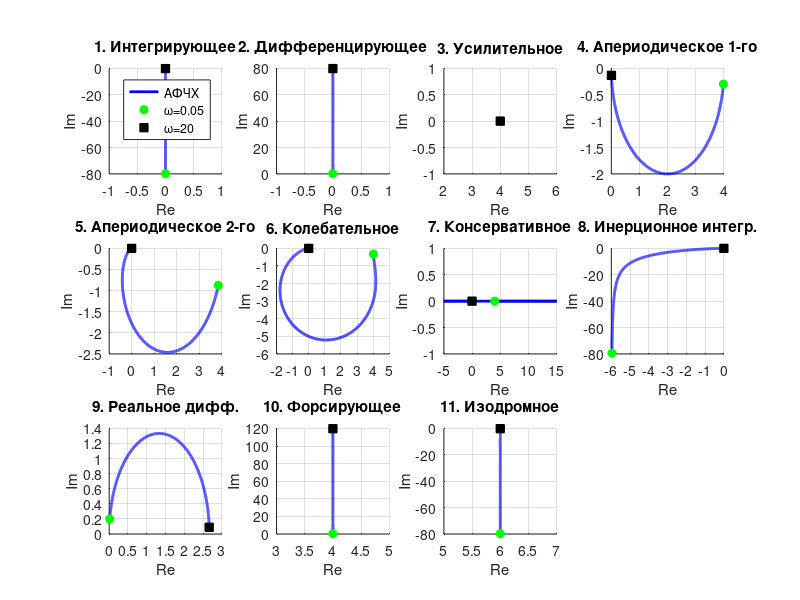
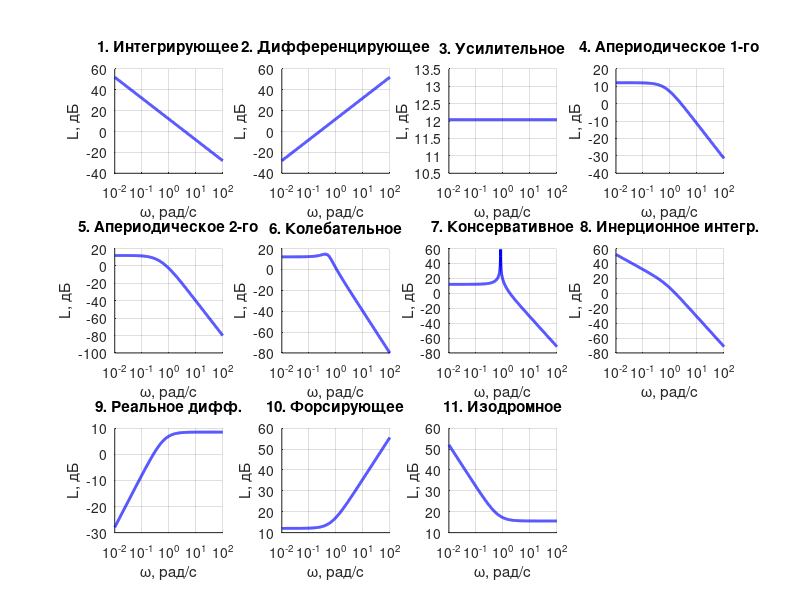
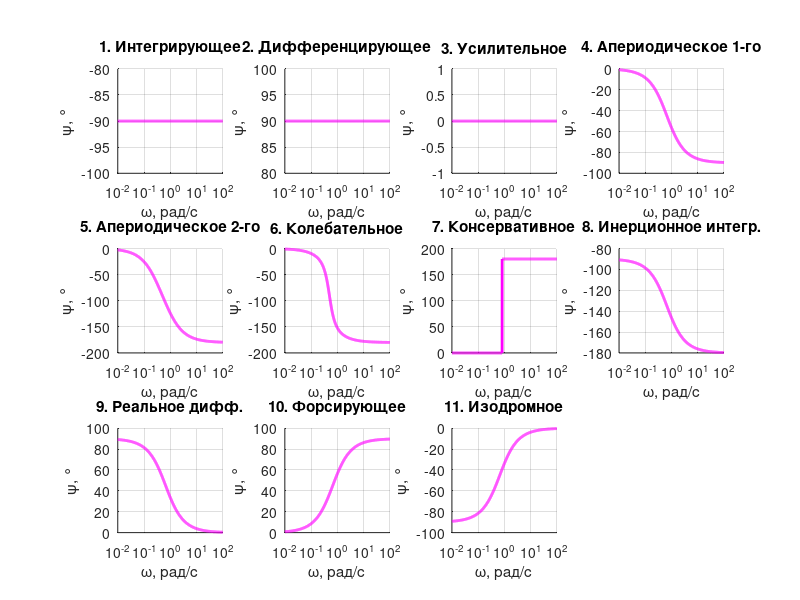
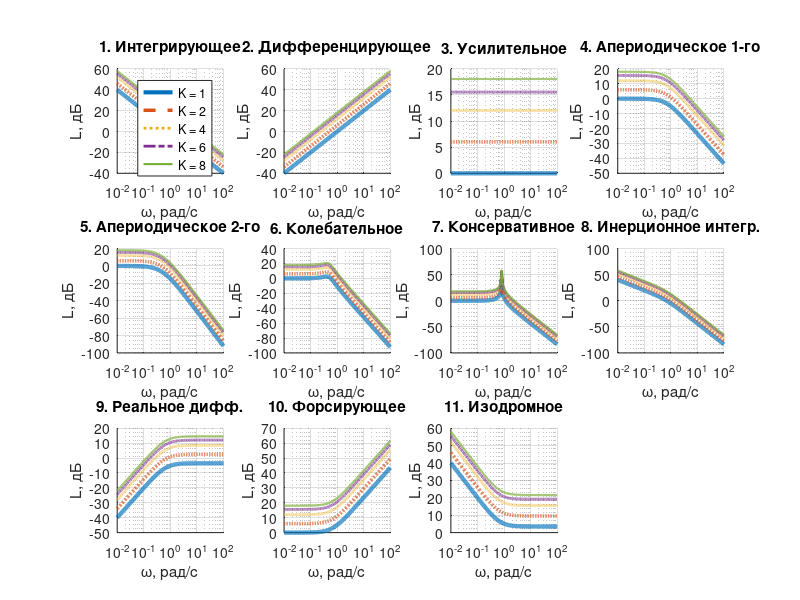

The MATLAB source for these figures, in order: (Note: this script raises an error after producing the figures.)
clc;
clear;
close all;

s = tf('s');
K_base   = 4.0;   
T_base   = 1.5;   
T1_base  = 1.6;   
T2_base  = 2.0;   
T1a_base = 4.5;   


names = {'1. Интегрирующее', '2. Дифференцирующее', '3. Усилительное', ...
         '4. Апериодическое 1-го', '5. Апериодическое 2-го', '6. Колебательное', ...
         '7. Консервативное', '8. Инерционное интегр.', '9. Реальное дифф.', ...
         '10. Форсирующее', '11. Изодромное'};

elements = @(K, T, T1, T2, T1a) {K/s, ...
                                 K*s, ...
                                 tf(K), ...
                                 K/(T*s + 1), ...
                                 K/(T2^2*s^2 + T1a*s + 1), ...
                                 K/(T2^2*s^2 + T1*s + 1), ...
                                 K/(T*s^2 + 1), ...
                                 K/(s*(T*s + 1)), ...
                                 K*s/(T*s + 1), ...
                                 K*(T*s + 1), ...
                                 K*(T*s + 1)/s};

W = elements(K_base, T_base, T1_base, T2_base, T1a_base);

folder = fileparts(mfilename('fullpath'));
if isempty(folder)
    folder = pwd;
end

w  = logspace(-2, 2, 2000);
wn = logspace(-1.3, 1.3, 4000);
w2 = logspace(-2, 2, 1000);

f1 = figure('Color', 'w', 'Position', [50 50 1400 900]);
for i = 1:numel(names)
    [re, im] = nyquist(W{i}, wn);
    re = squeeze(re);
    im = squeeze(im);
    if isscalar(re)
        re = repmat(re, size(wn));
        im = repmat(im, size(wn));
    end

    subplot(3,4,i); hold on; grid on;
    plot(re, im, 'b', 'LineWidth', 2);
    plot(re(1),   im(1),   'go', 'MarkerFaceColor', 'g');
    plot(re(end), im(end), 'ks', 'MarkerFaceColor', 'k');

    if max(re) - min(re) < 1e-3, xlim(round(mean(re)) + [-1 1]); end
    if i == 3, xlim([2 6]);   ylim([-1 1]); end
    if i == 7, xlim([-5 15]); ylim([-1 1]); end
    if i == 1, legend({'АФЧХ', '\omega=0.05', '\omega=20'}, 'Location', 'best'); end

    title(names{i}, 'FontWeight', 'bold');
    xlabel('Re');
    ylabel('Im');
end
exportgraphics(f1, fullfile(folder, '01_АФЧХ.png'));

f2 = figure('Color', 'w', 'Position', [80 80 1600 1000]);
f3 = figure('Color', 'w', 'Position', [110 110 1600 1000]);
for i = 1:numel(names)
    [mag, ph] = bode(W{i}, w);

    figure(f2); subplot(3,4,i); hold on; grid on;
    semilogx(w, 20*log10(squeeze(mag)), 'b', 'LineWidth', 2);
    set(gca, 'XScale', 'log');
    title(names{i}, 'FontWeight', 'bold');
    xlabel('\omega, рад/с');
    ylabel('L, дБ');

    figure(f3); subplot(3,4,i); hold on; grid on;
    semilogx(w, squeeze(ph), 'm', 'LineWidth', 2);
    set(gca, 'XScale', 'log');
    title(names{i}, 'FontWeight', 'bold');
    xlabel('\omega, рад/с');
    ylabel('\psi, °');
end
exportgraphics(f2, fullfile(folder, '02_ЛАЧХ.png'));
exportgraphics(f3, fullfile(folder, '03_ЛФЧХ.png'));

K_values = [1 2 4 6 8];
T_values = [0.2 0.5 1 2 5];
styles = {'-', '--', ':', '-.', '-'};
widths = [3 2.5 2 2 1.5];

WK = cell(1, length(K_values));
labelsK = cell(1, length(K_values));
for j = 1:length(K_values)
    WK{j} = elements(K_values(j), T_base, T1_base, T2_base, T1a_base);
    labelsK{j} = sprintf('K = %.2g', K_values(j));
end

f4 = figure('Color', 'w', 'Position', [30 30 1800 1000]);
f5 = figure('Color', 'w', 'Position', [30 30 1800 1000]);
for i = 1:numel(names)
    for j = 1:length(K_values)
        [mag, ph] = bode(WK{j}{i}, w2);

        figure(f4); subplot(3,4,i); hold on; grid on;
        semilogx(w2, 20*log10(squeeze(mag)), 'LineStyle', styles{j}, 'LineWidth', widths(j));

        figure(f5); subplot(3,4,i); hold on; grid on;
        semilogx(w2, squeeze(ph), 'LineStyle', styles{j}, 'LineWidth', widths(j));
    end

    figure(f4); subplot(3,4,i);
    set(gca, 'XScale', 'log');
    title(names{i}, 'FontWeight', 'bold');
    xlabel('\omega, рад/с');
    ylabel('L, дБ');
    if i == 1, legend(labelsK, 'Location', 'best'); end

    figure(f5); subplot(3,4,i);
    set(gca, 'XScale', 'log');
    yl = ylim;
    if diff(yl) < 20, ylim(mean(yl) + [-90 90]); end
    title(names{i}, 'FontWeight', 'bold');
    xlabel('\omega, рад/с');
    ylabel('\psi, °');
    if i == 1, legend(labelsK, 'Location', 'best'); end
end
figure(f4); sgtitle('Влияние K на ЛАЧХ', 'FontWeight', 'bold');
figure(f5); sgtitle('Влияние K на ЛФЧХ', 'FontWeight', 'bold');
exportgraphics(f4, fullfile(folder, '04_Влияние_K_ЛАЧХ.png'));
exportgraphics(f5, fullfile(folder, '05_Влияние_K_ЛФЧХ.png'));

WT = cell(1, length(T_values));
labelsT = cell(1, length(T_values));
for j = 1:length(T_values)
    m = T_values(j);
    Wm = elements(K_base, T_base*m, T1_base*m, T2_base*m, T1a_base*m);
    w0 = 1/sqrt(T_base*m);
    W7 = K_base/(s^2/w0^2 + 1);
    WT{j} = [Wm(1:6), {W7}, Wm(8:11)];
    labelsT{j} = sprintf('T x %.2g', m);
end

f6 = figure('Color', 'w', 'Position', [30 30 1800 1000]);
f7 = figure('Color', 'w', 'Position', [30 30 1800 1000]);
for i = 1:numel(names)
    for j = 1:length(T_values)
        [mag, ph] = bode(WT{j}{i}, w2);

        figure(f6); subplot(3,4,i); hold on; grid on;
        semilogx(w2, 20*log10(squeeze(mag)), 'LineStyle', styles{j}, 'LineWidth', widths(j));

        figure(f7); subplot(3,4,i); hold on; grid on;
        semilogx(w2, squeeze(ph), 'LineStyle', styles{j}, 'LineWidth', widths(j));
    end

    figure(f6); subplot(3,4,i);
    set(gca, 'XScale', 'log');
    title(names{i}, 'FontWeight', 'bold');
    xlabel('\omega, рад/с');
    ylabel('L, дБ');
    if i == 1, legend(labelsT, 'Location', 'best'); end

    figure(f7); subplot(3,4,i);
    set(gca, 'XScale', 'log');
    yl = ylim;
    if diff(yl) < 20, ylim(mean(yl) + [-90 90]); end
    title(names{i}, 'FontWeight', 'bold');
    xlabel('\omega, рад/с');
    ylabel('\psi, °');
    if i == 1, legend(labelsT, 'Location', 'best'); end
end
figure(f6); sgtitle('Влияние T на ЛАЧХ', 'FontWeight', 'bold');
figure(f7); sgtitle('Влияние T на ЛФЧХ', 'FontWeight', 'bold');
exportgraphics(f6, fullfile(folder, '06_Влияние_T_ЛАЧХ.png'));
exportgraphics(f7, fullfile(folder, '07_Влияние_T_ЛФЧХ.png'));
